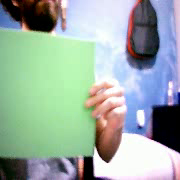
#> input picture frame 72 of video.mp4, 180 x 180 px, given in place of the camera
$ python main.py
#> lines starting #> are read from the running program, lines starting #| are printed output that depends on the picture
# Ian Mu;oz Nu;ez

import cv2 as cv
import numpy as np
import matplotlib.pyplot as plt
import serial
import timeit
from time import sleep

angle_plot = np.array([[], []]) # Arreglo para guardar los angulos
error_plot = np.array([[], []]) # Arreglo para guardar el error
c_plot = np.array([[], []]) # Arreglo para guardar la posicion del centroide
t_plot = np.array([]) # Arreglo para guardar el tiempo transcurrido

captura = cv.VideoCapture(2) # Conexion con la camara 0/2
fps = int(captura.get(cv.CAP_PROP_FPS)) # Frames por segundo de la camara usada
fourcc = cv.VideoWriter_fourcc(*'mp4v') # Codec para guardar los videos

# Variables usadas para escribir los datos de los videos
outVideo = cv.VideoWriter('video.mp4', fourcc, fps, (180, 180))
outMask = cv.VideoWriter('mask.mp4', fourcc, fps, (180, 180))
outNoise = cv.VideoWriter('noise.mp4', fourcc, fps, (180, 180))
outFilter = cv.VideoWriter('filter.mp4', fourcc, fps, (180, 180))

kernel = np.ones((9, 9), dtype=np.uint8) # Kernel usado para la erosion
f = np.ones((11, 11), dtype=np.float32)*1/121 # Kernel para aplicar un filtro de desenfoque al video con ruido

uno = serial.Serial('/dev/ttyACM0', 9600, write_timeout=10) # Conexion serial con Arduino
sleep(2) # Espera de 2 segundos para realizar la conexion serial correctamente

angleY = chr(90) # Inicializacion del angulo 'y' en 90 grados
angleX = chr(90) # Inicializacion del angulo 'x' en 90 grados
minAngle = 45 # Angulo minimo al que deben girar los motores
maxAngle = 135 # Angulo maximo al que deben girar los motores

# Se toma el tiempo actual
start = timeit.default_timer()
end = start

while True:
    leido, video = captura.read() # Lectura de la camara
#> video is the input picture: shape (180, 180, 3); mean B, G, R 164.9, 173.2, 155.2

    if not leido: # Si hay un error con la lectura se termina el ciclo
        break

    if cv.waitKey(1) == 27: # Si se presiona 'esc' se termina el ciclo
#> (key Esc is pressed here)
        break

    video = cv.resize(video, (180, 180)) # Redimension del video
    video = cv.flip(video, 0) # Voltear el video en el eje 'x'
    m, n = video.shape[0:2] # Dimensiones del video

    noiseMatrix = np.random.normal(-0.5, 0.5, video.size) # Matriz de numeros aleatorios
    noiseMatrix = noiseMatrix.reshape(video.shape[0], video.shape[1], video.shape[2]).astype('uint8') # Redimension de la matriz
    videoNoise = cv.add(video, noiseMatrix) # Aplicacion del ruido al video
    videoFilter = cv.filter2D(videoNoise, -1, f) # Filtro de desenfoque para disminuir el ruido

    hsv = cv.cvtColor(videoFilter, cv.COLOR_BGR2HSV) # Espacio de color de BGR a HSV
    mask = cv.inRange(hsv, (40, 20, 20), (80, 250, 250)) # Mascara de color
    mask = cv.erode(mask, kernel) # Aplicacion de la erosion
    norm = cv.normalize(mask.astype(float), None, 0.0, 1.0, cv.NORM_MINMAX) # Normalizacion de 0 a 1

    posy, posx = np.where(norm==1) # Posiciones de los 1's
    try:
        cy = int(np.sum(posy)/np.sum(norm)) # Posicion del centroide en 'y'
        cx = int(np.sum(posx)/np.sum(norm)) # Posicion del centroide en 'x'
    except:
        cy = int(m/2) # Posicion del centroide en 'y'
        cx = int(n/2) # Posicion del centroide en 'x'
    cv.circle(videoFilter, (cx, cy), 5, (0, 255, 0), -1) # Circulo del centroide en el video

    e_y = -((m/2)-cy) # Error en 'y'
    e_x = -((n/2)-cx) # Error en 'x'

    if abs(e_y) > 10: # Si el error de 'y' es mayor a 10
        angleY = ord(angleY) # Convertir 'angleY' de chr a int
        angleY = angleY + int(e_y*0.05) # Accion de control para el angulo en 'y'
        angleY = max(minAngle, angleY) # Cota minima del angulo en 'y'
        angleY = min(maxAngle, angleY) # Cota maxima del angulo en 'y'
        angleY = chr(angleY) # Convertir 'angleY' de int a chr

    if abs(e_x) > 10: # Si el error de 'x' es mayor a 10
        angleX = ord(angleX) # Convertir 'angleX' de chr a int
        angleX = angleX + int(e_x*0.05) # Accion de control para el angulo en 'x'
        angleX = max(minAngle, angleX) # Cota minima del angulo en 'x'
        angleX = min(maxAngle, angleX) # Cota maxima del angulo en 'x'
        angleX = chr(angleX) # Convertir 'angleX' de int a chr

    uno.write(f'{angleX}'.encode()) # Se envia el angulo 'x' al Arduino
    uno.write(f'{angleY}'.encode()) # Se envia el angulo 'y' al Arduino

    cv.imshow("Video", video) # Se muestra el video
    cv.imshow("Mask", mask) # Se muestra la mascara
    cv.imshow("VideoNoise", videoNoise) # Se muestra el video con ruido
    cv.imshow("VideoFilter", videoFilter) # Se muestra el video con filtro aplicado

    outVideo.write(video) # Se escribe el video original
    outMask.write(cv.cvtColor(mask, cv.COLOR_GRAY2BGR)) # Se escribe la mascara del video
    outNoise.write(videoNoise) # Se escribe el video con ruido
    outFilter.write(videoFilter) # Se escribe el video filtrado

    end = timeit.default_timer() # Se toma el tiempo actual
    t = end - start # Diferencia de tiempo
    t_plot = np.hstack((t_plot, t)) # Se guarda el tiempo transcurrido
    angle_plot = np.hstack((angle_plot, np.array([[ord(angleX)], [ord(angleY)]]))) # Se guardan los angulos de los servos
    error_plot = np.hstack((error_plot, np.array([[e_x], [e_y]]))) # Se guarda el error
    c_plot = np.hstack((c_plot, np.array([[cx], [cy]]))) # Se guarda la posicion del centroide

uno.close() # Cierre de la conexion serial con la Arduino Uno
captura.release() # Se libera la captura
cv.destroyAllWindows() # Se cierran todas las ventanas

# Grafica de los angulos de los motores
plt.figure(1)
plt.grid()

plt.plot(t_plot, angle_plot[0, :], linewidth=2)
plt.plot(t_plot, angle_plot[1, :], linewidth=2)

plt.title("Angulos x/y", fontsize=20)
plt.xlabel('Tiempo (s)', fontsize=15)
plt.ylabel('Angulos', fontsize=15)
plt.legend(['$angle_x$', '$angle_y$'])

# Grafica del error
plt.figure(2)
plt.grid()

plt.plot(t_plot, error_plot[0, :], linewidth=2)
plt.plot(t_plot, error_plot[1, :], linewidth=2)

plt.title("Errores x/y", fontsize=20)
plt.xlabel('Tiempo (s)', fontsize=15)
plt.ylabel('Error', fontsize=15)
plt.legend(['$e_x$', '$e_y$'])

# Grafica del centroide
plt.figure(3)
plt.grid()

plt.plot(t_plot, c_plot[0, :], linewidth=2)
plt.plot(t_plot, c_plot[1, :], linewidth=2)

plt.title("Centroides x/y", fontsize=20)
plt.xlabel('Tiempo (s)', fontsize=15)
plt.ylabel('Centroides', fontsize=15)
plt.legend(['$c_x$', '$c_y$'])

plt.show()
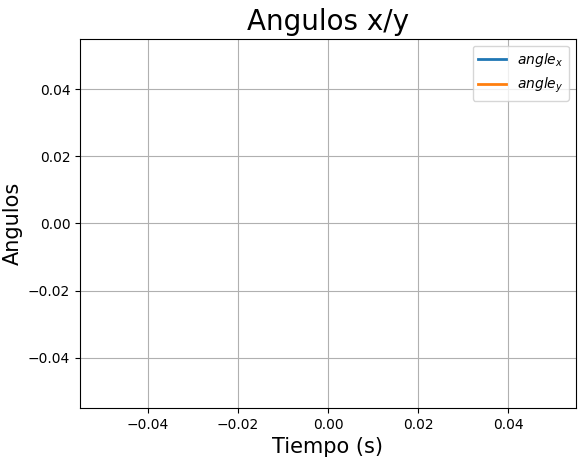
#> figure drawn by matplotlib, 1 panel
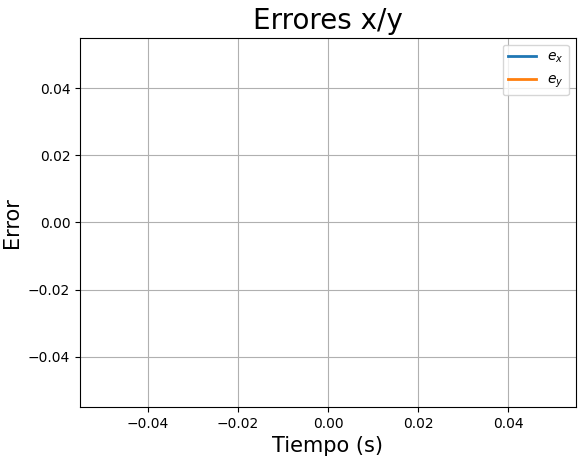
#> figure drawn by matplotlib, 1 panel
